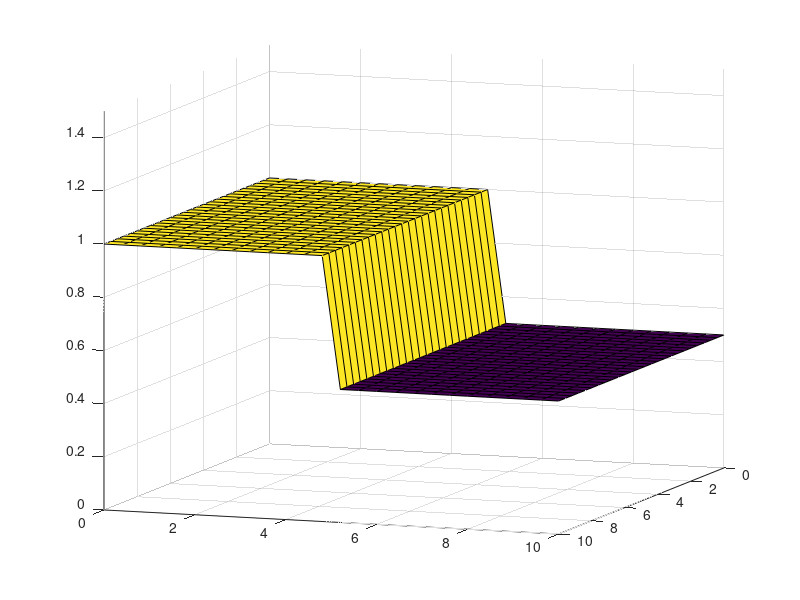
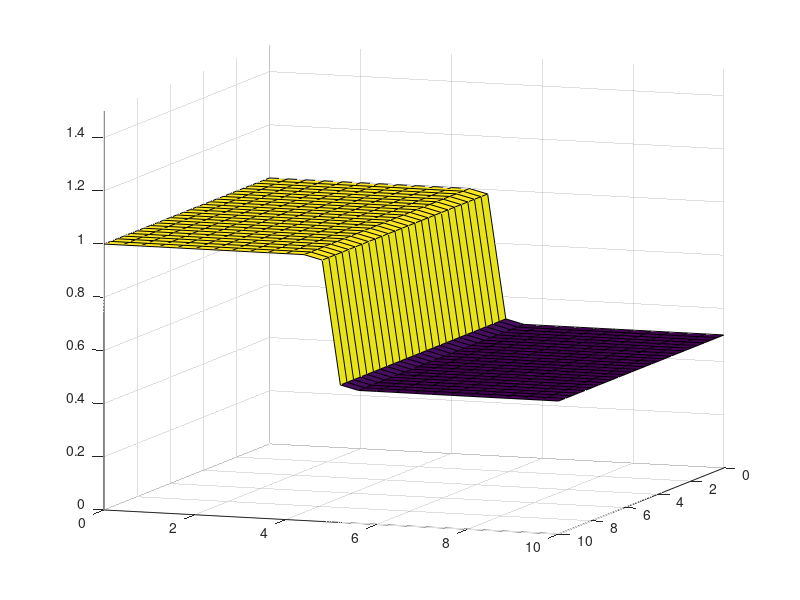
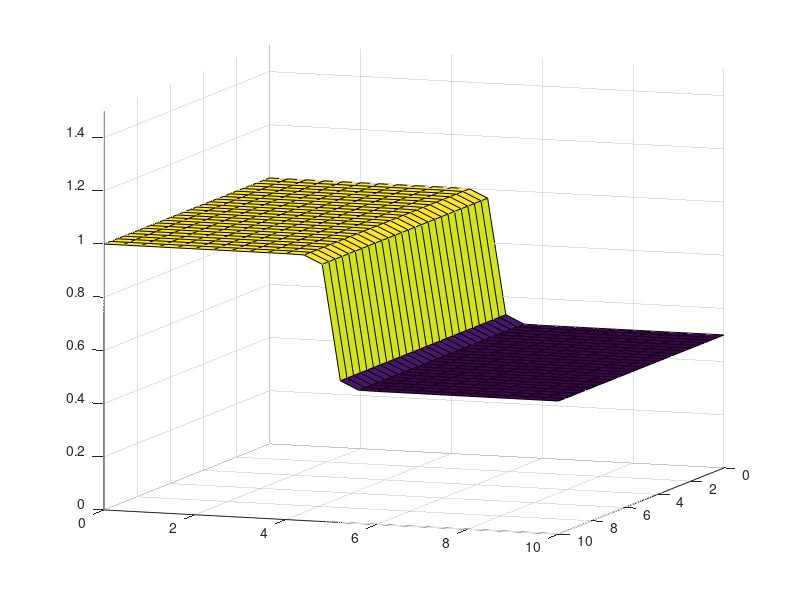
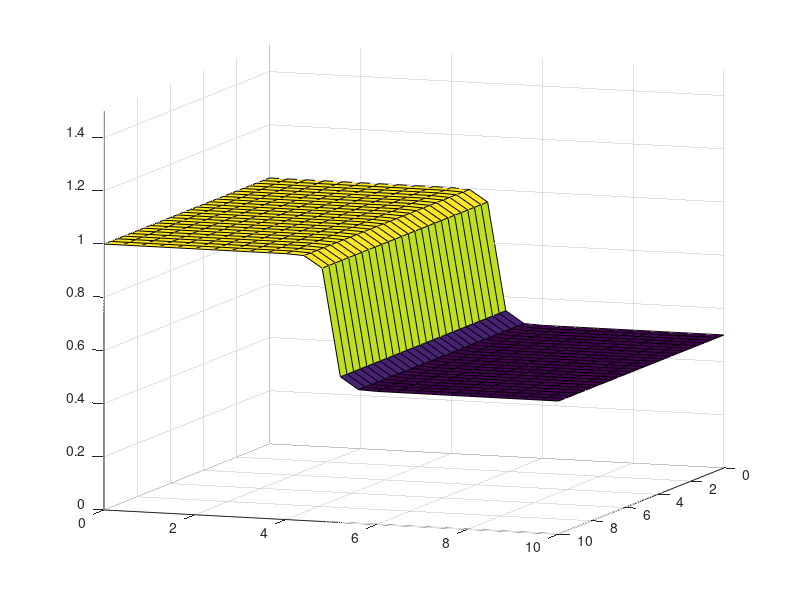

MATLAB code to generate these figures, in order:
function shallow2D
  Lx = 10;
  Ly = 10;
  n1 = 25;
  n2 = 25;
  dt = 0.01;
  g = 9.81;
  % Initial disk
  xC = Lx/2;
  yC = Ly/2;
  radius = 3;
  stepX = Lx/n1;
  stepY = Ly/n2;
  h1 = 1;
  h0 = 0.5;

  % Create mesh with ghost cells
  x = 0:stepX:Lx+stepX;
  y = 0:stepY:Ly;
  %z = zeros(nX+1,nY+1)
  nX = length(x);
  nY = length(y);
  % For visu
  limits = [0;Lx;0;Lx;0;1.5];

  for i=1:nX
    for j=1:nY
      %dist = (x(i)-xC)^2 + (y(j)-yC)^2;
      %dist = sqrt(dist);
      %if (dist <= radius )
      if (x(i) < Lx/2)
        h(i,j) = h1;
      else
        h(i,j) = h0;
      end
      u(i,j) = 0;
      v(i,j) = 0;
    end
  end

  q1 = h;
  for i=1:nX
    for j=1:nY
      q2(i,j) = u(i,j)*h(i,j);
      q3(i,j) = v(i,j)*h(i,j);
    end
  end

  xCut = x(1:nX-1);
  hCut = q1(1:nX-1,:);
  surf(xCut,y,hCut);
  view(110,10);
  axis(limits);
  print(strcat('movie/f',num2str(0),'.jpg'),'-djpg','-S1600,800');



  for k=1:50
    for i=1:nX-1
      %for j=1:nY-1
      j = 1;

        hL = q1(i,j);
        uL = q2(i,j)/q1(i,j);
        vL = q3(i,j)/q1(i,j);
        hR = q1(i+1,j);
        uR = q2(i+1,j)/q1(i+1,j);
        vR = q3(i+1,j)/q1(i+1,j);

        hBar = 0.5*(hL+hR);
        uTilde = (sqrt(hL)*uL+sqrt(hR)*uR)/(sqrt(hL)+sqrt(hR));
        vTilde = (sqrt(hL)*vL+sqrt(hR)*vR)/(sqrt(hL)+sqrt(hR));
        cTilde = sqrt(g*hBar);
        FTmp = riemannX(uTilde, vTilde, cTilde, i, j, q1, q2, q3);
        F1(i) = FTmp(1);
        F2(i) = FTmp(2);
        F3(i) = FTmp(3);

      %end
    end


    for i=2:nX-1
      for j=1:nY
        q1(i,j) = q1(i,j) - dt/stepX*(F1(i)-F1(i-1));
        q2(i,j) = q2(i,j) - dt/stepX*(F2(i)-F2(i-1));
        q3(i,j) = q3(i,j) - dt/stepX*(F3(i)-F3(i-1));
      end
    end

    hCut = q1(1:nX-1,:);

    surf(xCut,y,hCut);
    axis(limits);
    view(110,10);
    print(strcat('movie/f',num2str(k),'.jpg'),'-djpg','-S1600,800');
  end
end

function F = riemannX(uTilde, vTilde, cTilde, i, j, q1, q2, q3)
  g = 9.81;
  r1(1) = 1;
  r1(2) = uTilde-cTilde;
  r1(3) = vTilde;
  r2(1) = 0;
  r2(2) = 0;
  r2(3) = 1;
  r3(1) = 1;
  r3(2) = uTilde+cTilde;
  r3(3) = vTilde;

  delta(1) = q1(i+1,j)-q1(i,j);
  delta(2) = q2(i+1,j)-q2(i,j);
  delta(3) = q3(i+1,j)-q3(i,j);
  alpha1 = ((uTilde+cTilde)*delta(1)-delta(2))/(2*cTilde);
  alpha2 = -vTilde*delta(1)+delta(3);
  alpha3 = (-(uTilde-cTilde)*delta(1)+delta(2))/(2*cTilde);
  lambda1 = uTilde-cTilde;
  lambda2 = uTilde;
  lambda3 = uTilde+cTilde;

  F(1) = 0.5*(q2(i,j)+q2(i+1,j));
  F(1) = F(1) - 0.5*(phi(lambda1)*alpha1*r1(1)
  + phi(lambda2)*alpha2*r2(1) +phi(lambda3)*alpha3*r3(1));

  F(2) = 0.5*(q2(i)^2/q1(i)+0.5*g*q1(i)^2 + q2(i+1)^2/q1(i+1)+0.5*g*q1(i+1)^2);
  F(2) = F(2) - 0.5*(phi(lambda1)*alpha1*r1(2)
  + phi(lambda2)*alpha2*r2(2) + phi(lambda3)*alpha3*r3(2));

  F(3) = 0.5*(q2(i,j)*q3(i,j)/q1(i,j)+q2(i+1,j)*q3(i+1,j)/q1(i+1,j)) ;
  F(3) = F(3) - 0.5*(phi(lambda1)*alpha1*r1(3)
  + phi(lambda2)*alpha2*r2(3) + phi(lambda3)*alpha3*r3(3));
end


% Harten entropy fix
function z = phi(lambda)
  % empirical value
  epsilon = 2;
  if (abs(lambda) >= epsilon)
    z = abs(lambda);
  else
    z = (lambda^2 + epsilon^2)/(2*epsilon);
  end
end

